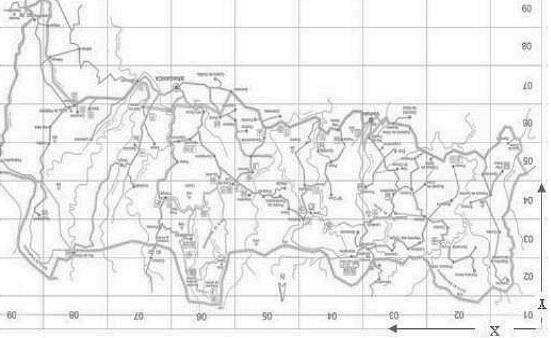
#> input picture Figures/mapOfForest.png, 551 x 338 px
$ python fireMap.py
#> lines starting #> are read from the running program, lines starting #| are printed output that depends on the picture
import matplotlib.pyplot as plt
import matplotlib.image as mpimg
import pandas as pd
import numpy as np

# Load the map image
map_img = mpimg.imread('Figures/mapOfForest.png')
#> map_img is the input picture: shape (338, 551, 4) float32; mean R, G, B, A 0.928, 0.928, 0.928, 1
map_img = np.fliplr(map_img)
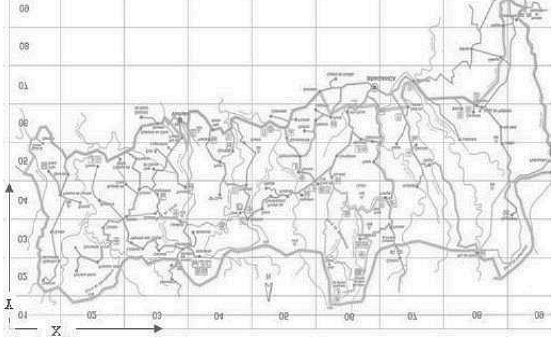
#> map_img: shape (338, 551, 4) float32; mean R, G, B, A 0.928, 0.928, 0.928, 1

# Load the forest fire data
df = pd.read_csv('forestfires.csv')
#> (reads forestfires.csv from the repository)

# Extract X and Y coordinates
x = df['X'].values
y = df['Y'].values

# Define the bins for the histogram
x_bins = np.arange(min(x)-0.5, max(x)+1.5, 1)
y_bins = np.arange(min(y)-0.5, max(y)+1.5, 1)

# Create a 2D histogram / heatmap data
heatmap_data, xedges, yedges = np.histogram2d(x, y, bins=[x_bins, y_bins])

# Plot the map
plt.figure(figsize=(10, 8))
plt.imshow(map_img, extent=[xedges[0], xedges[-1], yedges[0], yedges[-1]], origin='upper')

# Overlay the heatmap
# The alpha argument controls the transparency of the heatmap
plt.imshow(heatmap_data.T, extent=[xedges[0], xedges[-1], yedges[0], yedges[-1]], cmap='hot', alpha=0.5, interpolation='nearest')

# Add color bar and other plot elements
plt.colorbar(label='Number of Fires')
plt.xlabel('X Coordinate')
plt.ylabel('Y Coordinate')
plt.title('Heatmap of Fire Occurrences on Forest Map')
plt.grid(True)

# Show the plot
plt.show()
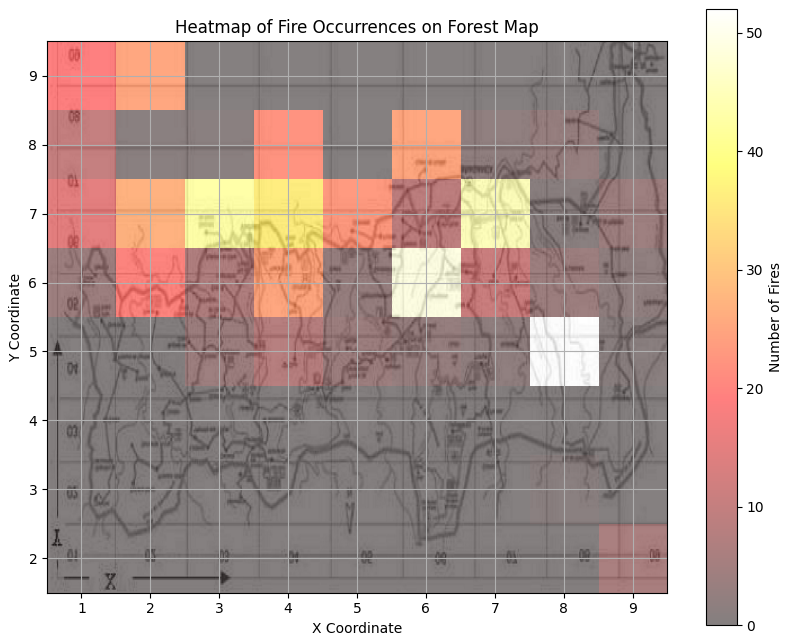
#> figure drawn by matplotlib, 2 panels
